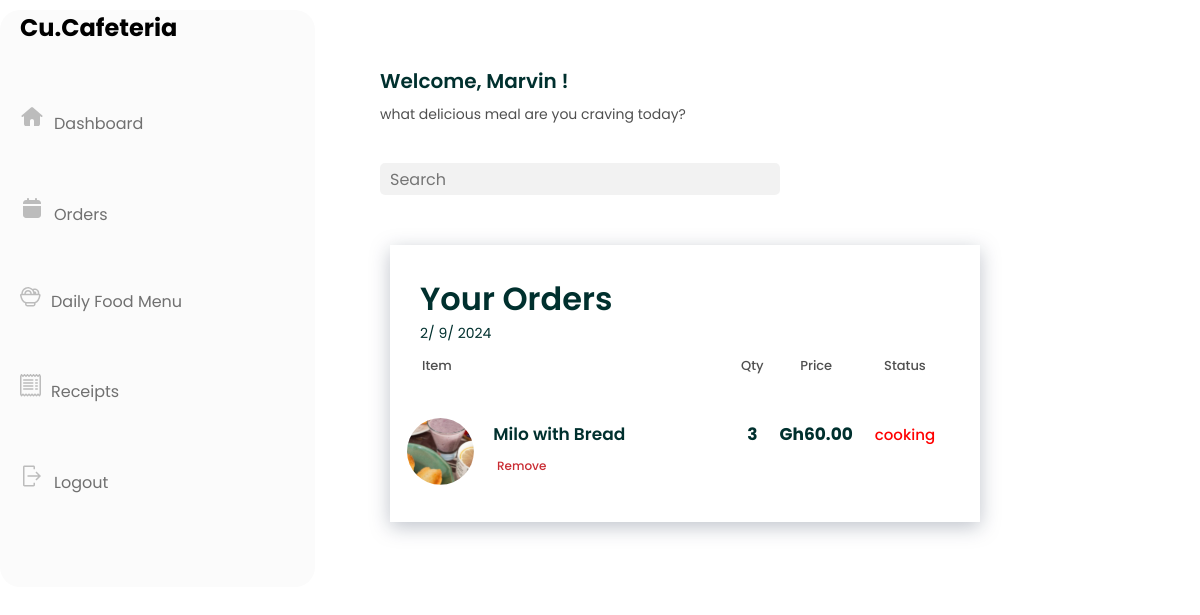
The app's page /Dashboard/orders (signed in) with its own data.
### Dashboard/models.py (models this page shows, shortened)
class OrderItem(models.Model):
    order = models.ForeignKey(Order, on_delete=models.CASCADE)
    food_item = models.ForeignKey(Food_Item, on_delete=models.CASCADE)
    price = models.FloatField(null=False)
    quantity = models.IntegerField(null=False)

class Food_Item(models.Model):
    name = models.CharField(max_length=100)
    food_category = models.ForeignKey(Food_Category, on_delete=models.CASCADE)
    small_description = models.CharField(max_length=100)
    description = models.TextField(max_length=600, null=False, blank=False)
    quantity = models.IntegerField(null=False, blank=False)
    Price = models.DecimalField(max_digits=6, decimal_places=2)
    food_image = models.FileField(upload_to= 'images/')

class Order(models.Model):
    user = models.ForeignKey(User, on_delete=models.CASCADE)
    fname = models.CharField(max_length=150, null=False)
    lname = models.CharField(max_length=150, null=False)
    email = models.CharField(max_length=150, null=False)
    phone = models.CharField(max_length=150, null=False)
    foodcat = models.CharField(max_length=150, null=False)
    total_price = models.FloatField(null=False)
    payment_mode = models.CharField(max_length=150, null=False)
    payment_id = models.CharField(max_length=250, null=True)
    orderstatus= (
        ("cooking", "cooking"),
        ("Delivered", "Delivered")
    )
    status = models.CharField(max_length=150, choices=orderstatus, default="cooking" )
    message= models.TextField(null=True)
    tracking_no = models.CharField(max_length=150, null=True)
    created_at = models.DateTimeField(auto_now_add=True)
    updated_at = models.DateTimeField(auto_now=True, auto_now_add=False)

### Dashboard/views.py (the view)
# urls.py: path("orders", views.order, name="orders"),
def order(request):
    if not request.user.is_authenticated:
        return HttpResponseRedirect(reverse("login"))
    now = datetime.datetime.now()
    today_date = f"{now.day}/ {now.month}/ {now.year}"
    order = Order.objects.filter(user=request.user)
    ordersitems = OrderItem.objects.filter(order__user=request.user)
    return render(request, "dashboard/orders.html", {
        'orders': ordersitems,
        'today_date': today_date,
    })

### Dashboard/templates/dashboard/orders.html (shortened to what this page needs)
{% extends 'dashboard/layout.html' %}
{% load static %}
{% block css %}
    <link rel="stylesheet" href="{% static 'dashboard/order-list.css' %}">
{% endblock css %}
{% block content %}
<div class="orderlist-popup">
  <div class="">
    <h1 class="order-heading">Your Orders</h1>
    <p class="date">{{today_date}}</p>
  </div>
  <div class="table-orders">
    <table>
      <thead cellspacing="100px">
        <tr>
          <th class="move-item">Item</th>
          <th>Qty</th>
          <th>Price</th>
          <th>Status</th>
        </tr>
      </thead>
      <tbody>
        {% for item in orders %}
        <tr>
          <td class="column-space">
            <div class="food-arrange">
              <img
                class="food-img"
                src="{{item.food_item.food_image.url}}"
                alt=""
              />
              <span class="foodname">{{item.food_item.name}}</span>
              <p class="remove">Remove</p>
            </div>
          </td>
          <td class="td-quantity">{{item.quantity}}</td>
          <td class="td-quantity">Gh{{item.order.total_price|floatformat:"2"}}</td>
          {% if item.order.status == "cooking" %}
          <td style="color: red;" class="status">{{item.order.status}}</td>
          {% else %}
          <td style="color: green;" class="status">{{item.order.status}}</td>
          {% endif %}
        </tr>
        {% endfor %}
      </tbody>
    </table>
  </div>
</div>
{% endblock content %}

### Dashboard/templates/dashboard/layout.html (shortened to what this page needs)
{% load static %}
<!DOCTYPE html>
<html lang="en">
  <head>
    <link rel="stylesheet" href="{% static 'dashboard/dashboard.css' %}" />
    <link rel="stylesheet" href="//cdn.jsdelivr.net/npm/alertifyjs@1.13.1/build/css/alertify.min.css"/>
    <link rel="stylesheet" href="//cdn.jsdelivr.net/npm/alertifyjs@1.13.1/build/css/themes/default.min.css"/>
    {% block css %}
    {% endblock css %}
  </head>
  <body>
    <main>
      <div class="main-container main-container2 main-container3">
        <div class="container-sidebar">
          <div class="sidebar">
            <h2>Cu.Cafeteria</h2>
            <ul>
              <li>
                <a href="{% url 'dashboard' %}"
                  ><img
                    class="icon"
                    src="{% static 'images/majesticons_home (1).svg' %}"
                    alt=""
                  />Dashboard</a
                >
              </li>
              <li>
                <a href="{% url 'orders' %}"
                  ><img
                    class="icon"
                    src="{% static 'images/majesticons_calendar.svg' %}"
                    alt=""
                  />Orders</a
                >
              </li>
              <li>
                <a href="{% url 'dailyfoods' %}"
                  ><img class="icon" src="{% static 'images/Vector (2).svg' %}" alt="" />Daily
                  Food Menu</a
                >
              </li>
              <li>
                <a href="{% url 'receipts' %}"
                  ><img
                    class="icon"
                    src="{% static 'images/Group (1).svg' %}"
                    alt=""
                  />Receipts</a
                >
              </li>
              <li>
                <a href="{% url 'logout' %}"
                  ><img
                    class="icon"
                    src="{% static 'images/carbon_logout.svg' %}"
                    alt=""
                  />Logout</a
                >
              </li>
            </ul>
          </div>
        </div>
        <div class="middle-container">
          <div class="middle-content">
            <div class="welcome-profile">
              <h2>Welcome, {{request.user.first_name}} !</h2>
              <p class="p-sentence">
                what delicious meal are you craving today?
              </p>
              <input type="text" placeholder="Search" />
            </div>
            {% block content %}
            {% endblock content %}
      </div>
    </main>
  </body>
</html>

### Dashboard/static/dashboard/dashboard.css (style rules this page uses)
* { padding: 0; margin: 0; box-sizing: border-box; }
body { width: 100%; min-height: 100vh; font-family: "poppins", sans-serif; }
.main-container { display: grid; grid-template-columns: 315px 730px 300px; }
.container-sidebar { background: #FBFBFB; border-radius: 20px; margin-top: 10px; padding-left: 20px; position: relative; }
li { list-style: none; margin: 60px auto; }
a { text-decoration: none; font-family: 'Poppins'; font-style: normal; font-weight: 400; font-size: 16px; line-height: 24px; color: #707070; }
.icon { margin-right:10px; }
.middle-container { margin: 65px; }
.middle-content h2 { font-family: 'Poppins'; font-style: normal; font-weight: 600; font-size: 20px; line-height: 33px; color: #00302E; }
.middle-content .p-sentence { font-family: 'Poppins'; font-style: normal; font-weight: 400; font-size: 14px; line-height: 33px; color: rgba(0, 0, 0, 0.69); }
input { width: 400px; height: 32px; padding: 10px; background: rgba(188, 188, 188, 0.2); border-radius: 5px; border: none; margin-top: 32px; margin-bottom: 50px; font-family: 'Poppins'; font-style: normal; font-weight: 400; font-size: 16px; line-height: 33px; color: #827B7B; }

### Dashboard/static/dashboard/order-list.css (style rules this page uses)
.orderlist-popup { max-width: 650px; background: #FFFFFF; filter: drop-shadow(0px 5px 10px rgba(0, 14, 48, 0.25)); padding-top: 30px; padding-bottom: 30px; padding-left: 30px; margin-left: 10px; }
.order-heading { font-family: 'Poppins'; font-style: normal; font-weight: 600; font-size: 32px; color: #00302E; }
.date { font-family: 'Poppins'; font-style: normal; font-weight: 400; font-size: 14px; color: #00302E; margin-bottom: 10px; }
.food-arrange { position: relative; }
.food-img { position: relative; top: 30px; right: 25px; }
.foodname { position: relative; bottom: 15px; right: 10px; font-family: 'Poppins'; font-style: normal; font-weight: 600; font-size: 17px; color: #00302E; }
.remove { position: relative; left: 65px; bottom: 5px; font-family: 'Poppins'; font-style: normal; font-weight: 500; font-size: 12px; color: #C92C33; cursor: pointer; }
.move-item { text-align: left; }
.column-space { padding-right: 100px; }
th { font-family: 'Poppins'; font-style: normal; font-weight: 500; font-size: 13px; color: rgba(0, 0, 0, 0.69); }
td { flex-wrap: wrap; padding: 10px; gap: 20px; }
.td-quantity { font-family: 'Poppins'; font-style: normal; font-weight: 700; font-size: 17px; color: #00302E; }
tr { flex-wrap: wrap; }
.status { font-family: 'Poppins'; font-style: normal; font-weight: 500; font-size: 15px; color: #3A8F4D; }

### records on screen
OrderItem: food_item.food_image (picture), food_item.name "Milo with Bread", quantity "3", order.total_price "60.00", order.status "cooking"

### other values on screen
{{ request.user.first_name }} "Marvin"
